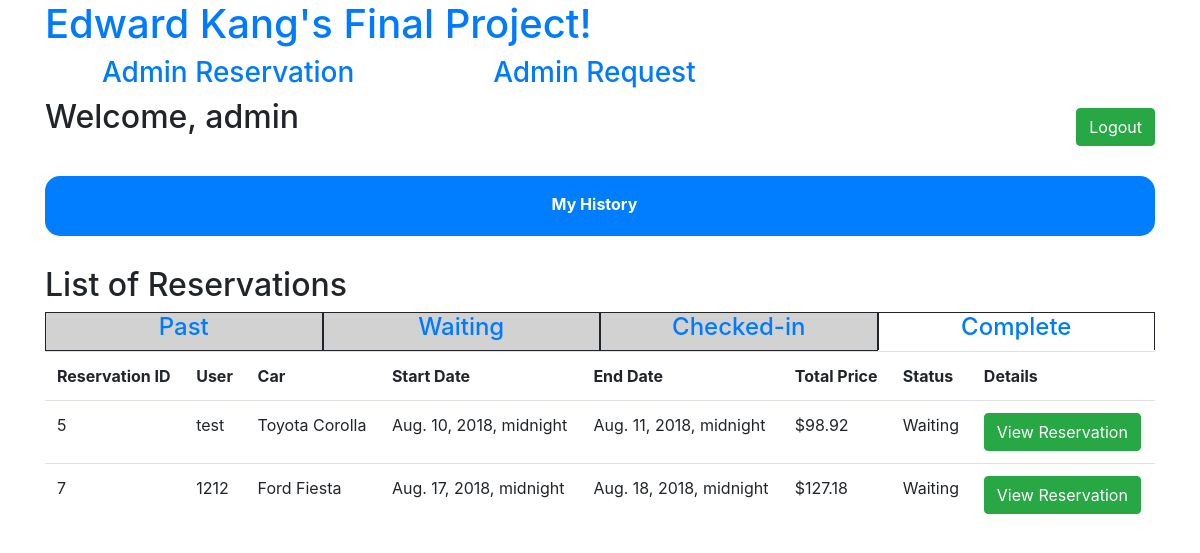
The page /adminpage/reservation/current/waiting (signed in) on the database as committed earlier.
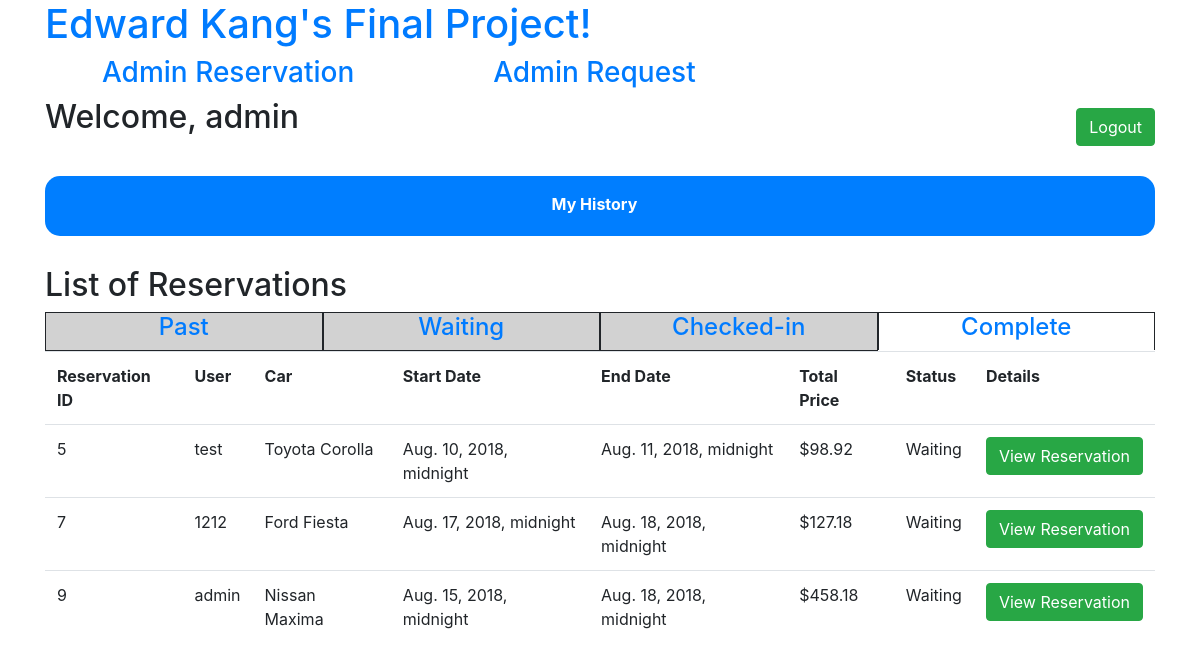
The same page on the database as committed later.
### rents/models.py (models this page shows, shortened)
class Reservation(models.Model):
    reservation_user = models.ForeignKey(settings.AUTH_USER_MODEL, on_delete=models.CASCADE)
    reservation_car = models.ForeignKey(Car, on_delete=models.CASCADE)
    reservation_start_date = models.DateTimeField()
    reservation_end_date = models.DateTimeField()
    reservation_drop_off = models.ForeignKey(Location, on_delete=models.CASCADE)
    reservation_protection = models.CharField(max_length=64)
    reservation_total_price = models.FloatField()
    reservation_status = models.CharField(max_length=64)
    reservation_request = models.CharField(max_length=64)

class Car(models.Model):
    car_brand = models.CharField(max_length=64)
    car_name = models.CharField(max_length=64)
    car_type = models.CharField(max_length=64)
    car_price = models.FloatField()
    car_size = models.IntegerField()
    car_detail = models.CharField(max_length=64)
    car_status = models.CharField(max_length=64)
    car_location = models.ForeignKey(Location, on_delete=models.CASCADE)

### rents/views.py (the view)
# urls.py: path("adminpage/reservation/<str:time>/<str:status>", views.adminReservationView, name="admin_reservation"),
@user_passes_test(lambda user: user.is_superuser)
def adminReservationView(request, time, status):
    if not request.user.is_authenticated:
        return render(request, 'rents/login.html', {'message': 'Please login first.'})
    current_time = datetime.now()
    if time == 'past':
        reservation_list = Reservation.objects.filter(reservation_end_date__lt=current_time).all()
        search_status = 'past'
    elif time == 'current':
        if status == 'waiting':
            reservation_list = Reservation.objects.filter(Q(reservation_end_date__gt=current_time)&Q(reservation_status='Waiting')).all()
            search_status = 'currentwait'
        elif status == 'checked':
            reservation_list = Reservation.objects.filter(Q(reservation_end_date__gt=current_time)&Q(reservation_status='Checked-in')).all()
            search_status = 'currentcheck'
        elif status == 'complete':
            reservation_list = Reservation.objects.filter(Q(reservation_end_date__gt=current_time)&(Q(reservation_status='Complete')|Q(reservation_status='Canceled'))).all()
            search_status = 'currentcomplete'
    context = {
        'reservationlists' : reservation_list,
        'searchstatus' : search_status
    }
    return render(request, 'rents/admin_reservation.html', context)

### rents/templates/rents/admin_reservation.html (shortened to what this page needs)
{% extends "rents/menu.html" %}
{% block body %}
<div id="body_content" class="form-group">
    <div>
        <h2>List of Reservations</h2>
        <div class="body_table">
            <div class="body_table_content">
                <div id="past_reservation">
                    <h4><a href="/adminpage/reservation/past/else">Past</a></h4>
                </div>
                <div id="waiting_reservation">
                    <h4><a href="/adminpage/reservation/current/waiting">Waiting</a></h4>
                </div>
                <div id="check_in_reservation">
                    <h4><a href="/adminpage/reservation/current/checked">Checked-in</a></h4>
                </div>
                <div id="complete_reservation">
                    <h4><a href="/adminpage/reservation/current/complete">Complete</a></h4>
                </div>
                <div>
                    <table class="table">
                        <tr>
                            <th>Reservation ID</th>
                            <th>User</th>
                            <th>Car</th>
                            <th>Start Date</th>
                            <th>End Date</th>
                            <th>Total Price</th>
                            <th>Status</th>
                            <th>Details</th>
                        </tr>
                        {% for reservationlist in reservationlists %}
                        <tr>
                            <td>{{ reservationlist.id }}</td>
                            <td>{{ reservationlist.reservation_user.username }}</td>
                            <td>{{ reservationlist.reservation_car.car_brand }} {{ reservationlist.reservation_car.car_name }}</td>
                            <td>{{ reservationlist.reservation_start_date }}</td>
                            <td>{{ reservationlist.reservation_end_date }}</td>
                            <td>${{ reservationlist.reservation_total_price|floatformat:2 }}</td>
                            <td>{{ reservationlist.reservation_status }}</td>
                            <td><input class="btn btn-success" type="button" value="View Reservation" onclick="viewAdminReservation(`{{ reservationlist.id }}`)" /></td>
                        </tr>
                        {% endfor %}
                    </table>
                </div>
            </div>
        </div>
    </div>
</div>
{% endblock %}

Rows that differ between the two databases and show on the page:
added Reservation: id "9", reservation_user.username "admin", reservation_car.car_brand "Nissan", reservation_car.car_name "Maxima", reservation_start_date "Aug. 15, 2018, midnight", reservation_end_date "Aug. 18, 2018, midnight", reservation_total_price "458.18", reservation_status "Waiting"
